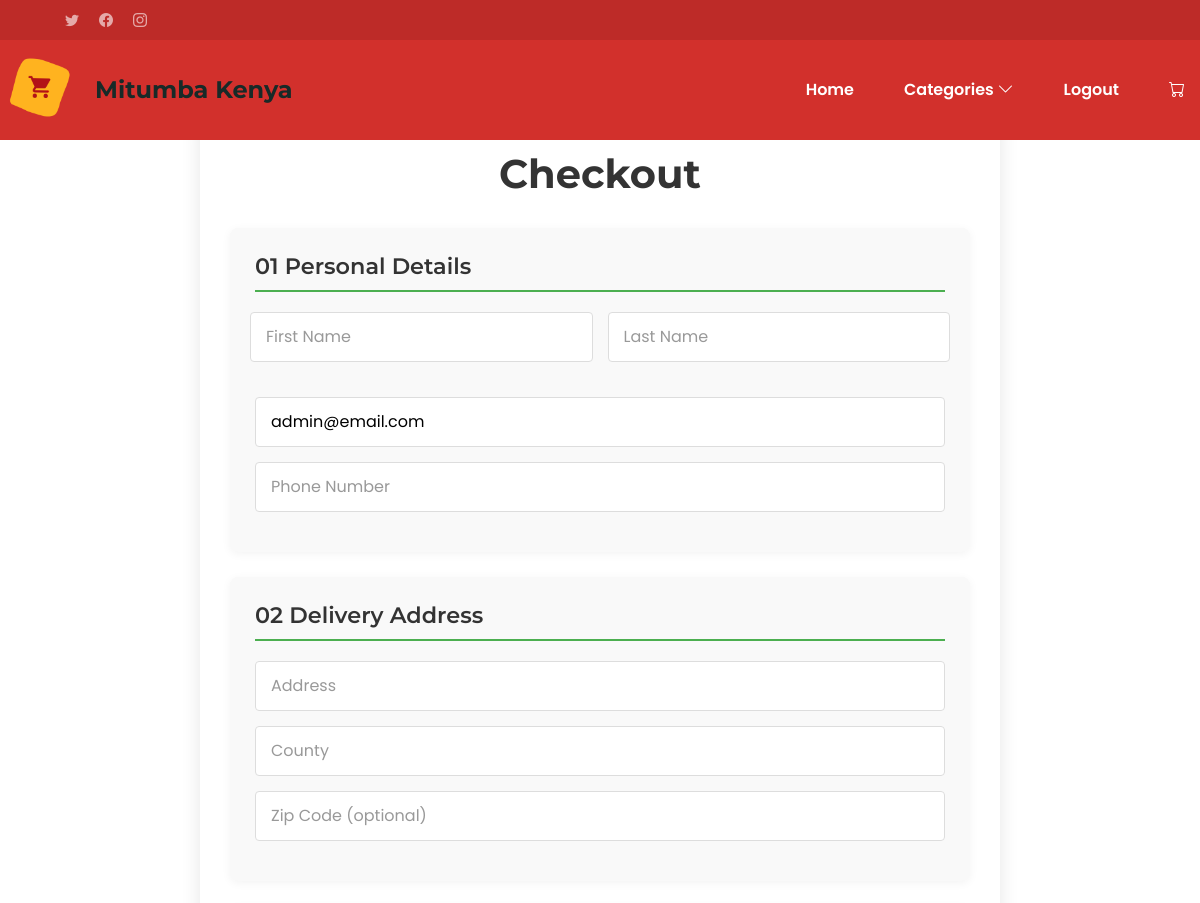
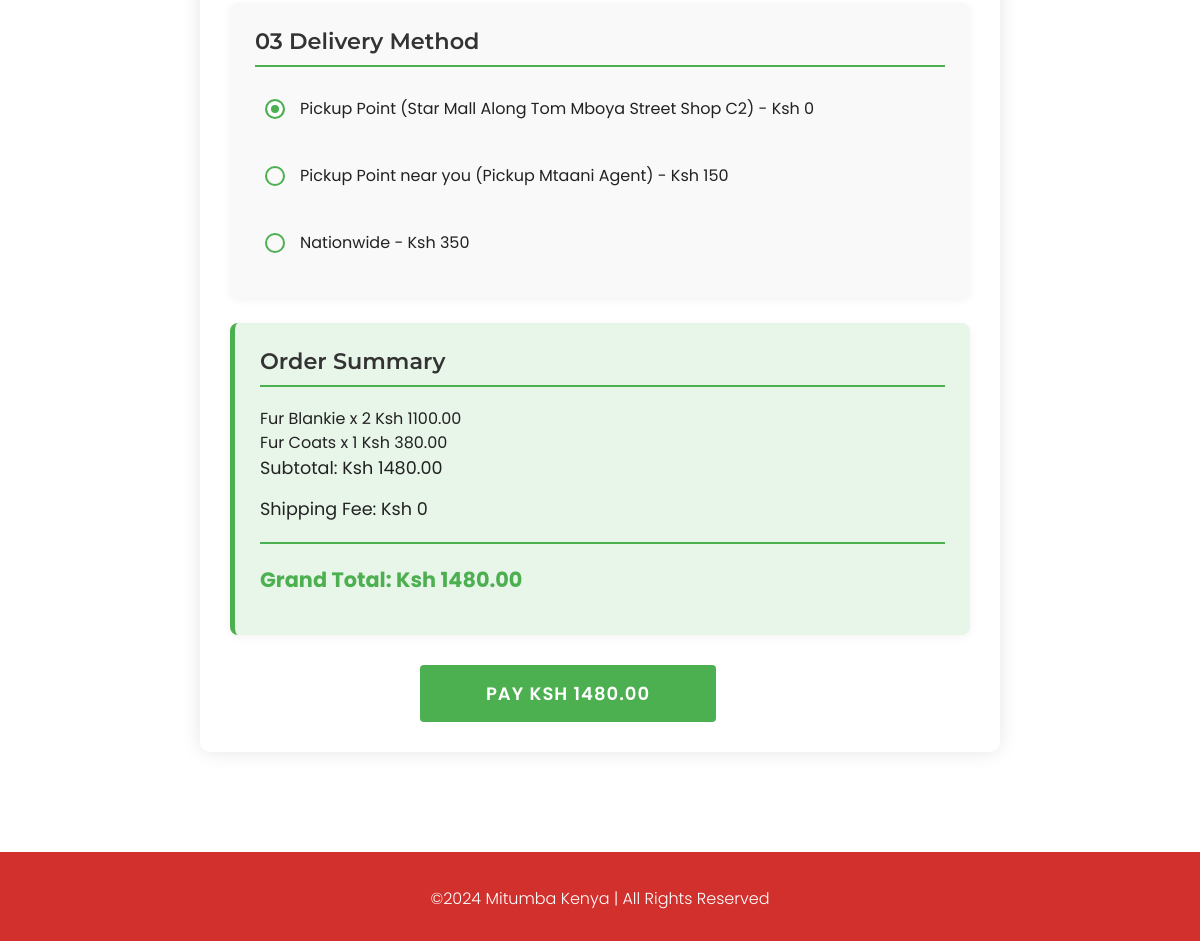
The app's page /cart/checkout/ (signed in) with its own data (2 pictures, top to bottom).
### cart/models.py (models this page shows, shortened)
class CartItem(models.Model):
    cart = models.ForeignKey(Cart, related_name='items', on_delete=models.CASCADE)
    item = models.ForeignKey('products.Item', on_delete=models.CASCADE)
    quantity = models.PositiveIntegerField(default=1)
    @property
    def subtotal(self):
        return Decimal(self.item.price) * self.quantity

### products/models.py (models this page shows, shortened)
class Item(models.Model):
    category = models.ForeignKey('Category', on_delete=models.CASCADE, related_name='items', default=1)
    section = models.ForeignKey(Section, on_delete=models.CASCADE, related_name='item_section')
    subsection = models.ForeignKey(SubSection, on_delete=models.CASCADE, related_name='item_subsection', null=True, blank=True)
    name = models.CharField(max_length=200)
    description = models.TextField(blank=True)
    price = models.DecimalField(max_digits=10, decimal_places=2)
    image = models.ImageField(upload_to='images/', blank=True)
    stock = models.PositiveIntegerField(default=0)
    slug = models.SlugField(unique=True)

### cart/views.py (the view, shortened to what this page needs)
# urls.py: path('checkout/', views.checkout_view, name='checkout'),
@login_required
def checkout_view(request):
    try:
        cart = Cart.objects.get(user=request.user)
        if not cart.items.exists():
            messages.warning(request, "Your cart is empty. Please add items before proceeding to checkout.")
            return redirect('home')
        delivery_methods = [
            {'value': 'pickup-star-mall', 'name': 'Pickup Point (Star Mall Along Tom Mboya Street Shop C2)', 'price': Decimal('0')},
            {'value': 'pickup-mtaani', 'name': 'Pickup Point near you (Pickup Mtaani Agent)', 'price': Decimal('150')},
            {'value': 'nationwide', 'name': 'Nationwide', 'price': Decimal('350')},
        ]
        selected_delivery = request.POST.get('delivery') or request.GET.get('delivery') or delivery_methods[0]['value']
        shipping_fee = next((method['price'] for method in delivery_methods if method['value'] == selected_delivery), Decimal('0'))
        subtotal = sum(item.subtotal for item in cart.items.all())
        grand_total = subtotal + shipping_fee
        context = {
            'cart_items': cart.items.all(),  # Use QuerySet instead of serialized data
            'subtotal': subtotal,
            'shipping_fee': shipping_fee,
            'grand_total': grand_total,
            'user': request.user,
            'delivery_methods': delivery_methods,
            'selected_delivery': selected_delivery,
        }
        return render(request, 'main/checkout.html', context)
    except Cart.DoesNotExist:
        messages.warning(request, "Your cart is empty. Please add items before proceeding to checkout.")
        return redirect('home')

### products/context_processors.py (called while the page is built)
def categories_processor(request):
    categories_with_sections = Category.objects.prefetch_related('sections').all()
    return {'categories_with_sections': categories_with_sections}

### main/templates/main/checkout.html (shortened to what this page needs)
{% extends 'main.html' %}
{% load static %}
{% block content %}
<div class="checkout-container">
    <h1>Checkout</h1>
    <form id="checkout-form" method="post" action="{% url 'checkout' %}">
        <section class="checkout-section">
            <h2>01 Personal Details</h2>
            <div class="form-row">
                <input type="text" name="first_name" placeholder="First Name" required value="{{ user.first_name }}">
                <input type="text" name="last_name" placeholder="Last Name" required value="{{ user.last_name }}">
            </div>
            <input type="email" name="email" placeholder="Email Address" required value="{{ user.email }}">
            <input type="tel" name="phone" placeholder="Phone Number" required>
        </section>
        <section class="checkout-section">
            <h2>02 Delivery Address</h2>
            <input type="text" name="address" placeholder="Address" required>
            <input type="text" name="county" placeholder="County" required>
            <input type="text" name="zip" placeholder="Zip Code (optional)">
        </section>
        <section class="checkout-section">
            <h2>03 Delivery Method</h2>
            <div class="radio-group">
                {% for method in delivery_methods %}
                <label class="radio-label">
                    <input type="radio" name="delivery" value="{{ method.value }}"
                           {% if method.value == selected_delivery %}checked{% endif %}
                           onchange="updateDelivery(this.value)">
                    <span>{{ method.name }} - Ksh {{ method.price }}
                </label>
                {% endfor %}
            </div>
        </section>
        <section class="checkout-section total-section">
            <h2>Order Summary</h2>
            {% for item in cart_items %}
                <div class="cart-item">
                    <span>{{ item.item.name }} x {{ item.quantity }}
                    <span>Ksh {{ item.subtotal }}
                </div>
            {% endfor %}
            <div class="total-row">
                <span>Subtotal:
                <span class="subtotal-amount">Ksh {{ subtotal }}
            </div>
            <div class="total-row">
                <span>Shipping Fee:
                <span class="shipping-fee">Ksh {{ shipping_fee }}
            </div>
            <div class="total-row grand-total">
                <span>Grand Total:
                <span class="grand-total-amount">Ksh {{ grand_total }}
            </div>
        </section>
        <button type="submit" name="pay" class="pay-button">Pay Ksh {{ grand_total }}</button>
    </form>
</div>
{% endblock content %}

### static/assets/css/main.css (style rules this page uses)
h1, h2, h3, h4, h5, h6 { color: var(--heading-color); font-family: var(--heading-font); }
section, .section { color: var(--default-color); background-color: var(--background-color); padding: 60px 0; scroll-margin-top: 112px; overflow: clip; }

### static/assets/css/style.css (style rules this page uses)
*, *:before, *:after { box-sizing: border-box; }
* { margin: 0; padding: 0; font-family: "Poppins", sans-serif; }
:root { --default-font: "Roboto", system-ui, -apple-system, "Segoe UI", Roboto, "Helvetica Neue", Arial, "Noto Sans", "Liberation Sans", sans-serif, "Apple Color Emoji", "Segoe UI Emoji", "Segoe UI Symbol", "Noto Color Emoji"; --heading-font: "Montserrat", sans-serif; --nav-font: "Poppins", sans-serif; }
:root { --background-color: #ffffff; --default-color: #222222; --heading-color: #172a28; --accent-color: #D2302C; --surface-color: #ffffff; --contrast-color: #ffffff; }
:root { --nav-color: #ffffff; --nav-hover-color: #D2302C; --nav-mobile-background-color: #ffffff; --nav-dropdown-background-color: #ffffff; --nav-dropdown-color: #01433c; --nav-dropdown-hover-color: #D2302C; }
:root { scroll-behavior: smooth; }
body { display: flex; flex-direction: column; min-height: 100vh; color: var(--default-color); background-color: var(--background-color)!important; font-family: var(--default-font); }
.checkout-container { max-width: 800px; margin: 40px auto; margin-top: 120px; margin-bottom: 100px; padding: 30px; font-family: 'Arial', sans-serif; background-color: #ffffff; box-shadow: 0 0 20px rgba(0,0,0,0.1); border-radius: 10px; }
.checkout-container h1 { text-align: center; color: #333; margin-bottom: 30px; font-size: 2.5em; font-weight: 700; }
.checkout-section { background-color: #f9f9f9; border-radius: 8px; padding: 25px; margin-bottom: 25px; box-shadow: 0 2px 10px rgba(0,0,0,0.05); transition: box-shadow 0.3s ease; }
.checkout-section h2 { color: #333; margin-bottom: 20px; font-size: 1.4em; font-weight: 600; border-bottom: 2px solid #4CAF50; padding-bottom: 10px; }
.checkout-section .form-row { display: flex; gap: 15px; margin-bottom: 20px; }
.checkout-section input[type="text"], .checkout-section input[type="email"], .checkout-section input[type="tel"] { width: 100%; padding: 12px 15px; margin-bottom: 15px; border: 1px solid #ddd; border-radius: 4px; font-size: 16px; transition: border-color 0.3s ease; }
.checkout-section .form-row input[type="text"] { flex: 1; }
.checkout-section input::placeholder { color: #999; }
.radio-group { display: flex; flex-direction: column; gap: 15px; }
.radio-label { display: flex; align-items: center; cursor: pointer; padding: 10px; border-radius: 4px; transition: background-color 0.3s ease; }
.radio-label input[type="radio"] { margin-right: 15px; -webkit-appearance: none; -moz-appearance: none; appearance: none; width: 20px; height: 20px; border: 2px solid #4CAF50; border-radius: 50%; outline: none; transition: all 0.3s ease; }
.radio-label input[type="radio"]:checked { background-color: #4CAF50; box-shadow: inset 0 0 0 4px #fff; }
.total-section { background-color: #e8f5e9; border-left: 5px solid #4CAF50; }
.total-row { display: flex; justify-content: space-between; margin-bottom: 15px; font-size: 1.1em; }
.grand-total { font-weight: bold; font-size: 1.3em; margin-top: 20px; padding-top: 20px; border-top: 2px solid #4CAF50; color: #4CAF50; }
.pay-button { display: block; width: 40%; padding: 15px; background-color: #4CAF50; color: white; border: none; border-radius: 4px; font-size: 18px; font-weight: 600; cursor: pointer; transition: all 0.3s ease; text-transform: uppercase; letter-spacing: 1px; margin-top: 30px; margin-left: 190px; }

### records on screen
CartItem: item.name "Fur Blankie", quantity "2", subtotal "1100.00"
CartItem: item.name "Fur Coats", quantity "1", subtotal "380.00"

### other values on screen
{{ method.name }} "Pickup Point (Star Mall Along Tom Mboya Street Shop C2)" "Pickup Point near you (Pickup Mtaani Agent)" "Nationwide"
{{ method.price }} "0" "150" "350"
{{ subtotal }} "1480.00"
{{ shipping_fee }} "0"
{{ grand_total }} "1480.00"
